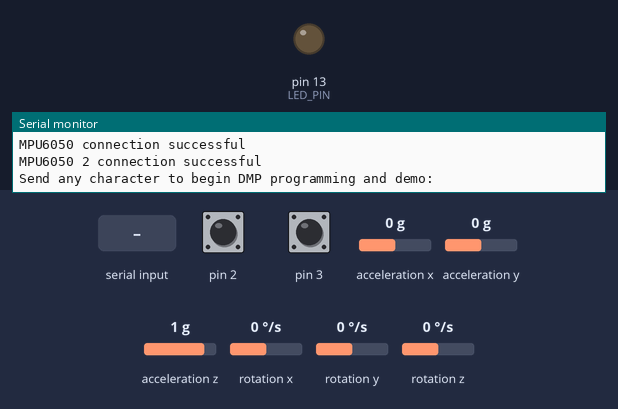
This sketch was run on a simulated Arduino Leonardo, built with avr-gcc and run on an emulated ATmega32U4. Parts: output pins drawn as LEDs (lit = HIGH), the last lines printed to the serial monitor. Dashed ring = blinking. The inputs (shaded band) are chosen by the test bench; at power-on: pin 2 HIGH, pin 3 HIGH, acceleration x 0 g, acceleration y 0 g, acceleration z 1 g, rotation x 0 °/s, rotation y 0 °/s, rotation z 0 °/s. The sensor or clock chip raises its interrupt line as the real part does.

Above: at 0.8 s.
0.9 s: "1\n" received over Serial
At 3.1 s:
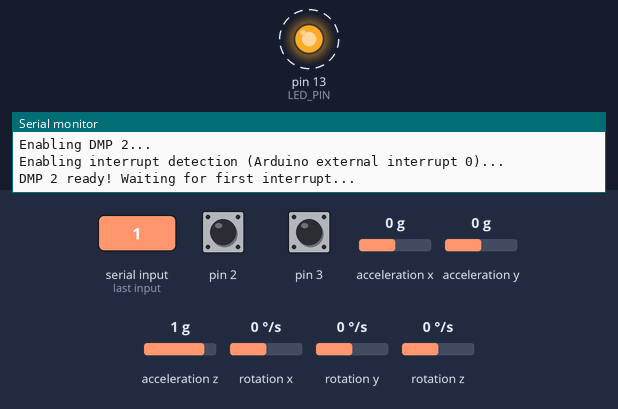
3.4 s: byte 1 (1) received over Serial
Timing chart, 0 to 60.4 s (numbered marks = the images above; inputs shaded):
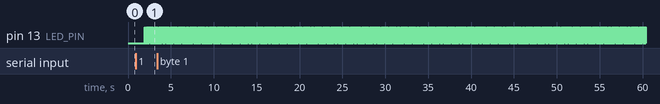

The sketch:

MPU6050_DMP6_YPRandGYRO_READONCOMMANDx2.ino
```cpp
// I2C device class (I2Cdev) demonstration Arduino sketch for MPU6050 class using DMP (MotionApps v2.0)
// 6/21/2012 by Jeff Rowberg <jeff@rowberg.net>
// Updates should (hopefully) always be available at https://github.com/jrowberg/i2cdevlib
//
// Changelog:
// 2012-06-21 - added note about Arduino 1.0.1 + Leonardo compatibility error
// 2012-06-20 - improved FIFO overflow handling and simplified read process
// 2012-06-19 - completely rearranged DMP initialization code and simplification
// 2012-06-13 - pull gyro and accel data from FIFO packet instead of reading directly
// 2012-06-09 - fix broken FIFO read sequence and change interrupt detection to RISING
// 2012-06-05 - add gravity-compensated initial reference frame acceleration output
// - add 3D math helper file to DMP6 example sketch
// - add Euler output and Yaw/Pitch/Roll output formats
// 2012-06-04 - remove accel offset clearing for better results (thanks Sungon Lee)
// 2012-06-01 - fixed gyro sensitivity to be 2000 deg/sec instead of 250
// 2012-05-30 - basic DMP initialization working

/* ============================================
 I2Cdev device library code is placed under the MIT license
 Copyright (c) 2012 Jeff Rowberg

 Permission is hereby granted, free of charge, to any person obtaining a copy
 of this software and associated documentation files (the "Software"), to deal
 in the Software without restriction, including without limitation the rights
 to use, copy, modify, merge, publish, distribute, sublicense, and/or sell
 copies of the Software, and to permit persons to whom the Software is
 furnished to do so, subject to the following conditions:

 The above copyright notice and this permission notice shall be included in
 all copies or substantial portions of the Software.

 THE SOFTWARE IS PROVIDED "AS IS", WITHOUT WARRANTY OF ANY KIND, EXPRESS OR
 IMPLIED, INCLUDING BUT NOT LIMITED TO THE WARRANTIES OF MERCHANTABILITY,
 FITNESS FOR A PARTICULAR PURPOSE AND NONINFRINGEMENT. IN NO EVENT SHALL THE
 AUTHORS OR COPYRIGHT HOLDERS BE LIABLE FOR ANY CLAIM, DAMAGES OR OTHER
 LIABILITY, WHETHER IN AN ACTION OF CONTRACT, TORT OR OTHERWISE, ARISING FROM,
 OUT OF OR IN CONNECTION WITH THE SOFTWARE OR THE USE OR OTHER DEALINGS IN
 THE SOFTWARE.
 ===============================================
 */

// Arduino Wire library is required if I2Cdev I2CDEV_ARDUINO_WIRE implementation
// is used in I2Cdev.h
#include "Wire.h"

// I2Cdev and MPU6050 must be installed as libraries, or else the .cpp/.h files
// for both classes must be in the include path of your project
#include "I2Cdev.h"

#include "MPU6050_6Axis_MotionApps20.h"
//#include "MPU6050.h" // not necessary if using MotionApps include file

// class default I2C address is 0x68
// specific I2C addresses may be passed as a parameter here
// AD0 low = 0x68 (default for SparkFun breakout and InvenSense evaluation board)
// AD0 high = 0x69
MPU6050 mpu;
MPU6050 mpu2;

/* =========================================================================
 NOTE: In addition to connection 3.3v, GND, SDA, and SCL, this sketch
 depends on the MPU-6050's INT pin being connected to the Arduino's
 external interrupt #0 pin. On the Arduino Uno and Mega 2560, this is
 digital I/O pin 2.
 * ========================================================================= */

/* =========================================================================
 NOTE: Arduino v1.0.1 with the Leonardo board generates a compile error
 when using Serial.write(buf, len). The Teapot output uses this method.
 The solution requires a modification to the Arduino USBAPI.h file, which
 is fortunately simple, but annoying. This will be fixed in the next IDE
 release. For more info, see these links:

 http://arduino.cc/forum/index.php/topic,109987.0.html
 http://code.google.com/p/arduino/issues/detail?id=958
 * ========================================================================= */


#define LED_PIN 13 // (Arduino is 13, Teensy is 11, Teensy++ is 6)
bool blinkState = false;

// MPU control/status vars
bool dmpReady = false; // set true if DMP init was successful
bool dmp2Ready = false;
uint8_t mpuIntStatus; // holds actual interrupt status byte from MPU
uint8_t mpu2IntStatus;
uint8_t devStatus; // return status after each device operation (0 = success, !0 = error)
uint8_t devStatus2;
uint16_t packetSize; // expected DMP packet size (default is 42 bytes)
uint16_t fifoCount; // count of all bytes currently in FIFO
uint16_t fifoCount2;
uint8_t fifoBuffer[64]; // FIFO storage buffer

// orientation/motion vars
VectorInt16 gyro;
VectorInt16 gyro2;
Quaternion q; // [w, x, y, z] quaternion container
Quaternion q2; // [w, x, y, z] quaternion container
VectorInt16 aa; // [x, y, z] accel sensor measurements
VectorInt16 aaReal; // [x, y, z] gravity-free accel sensor measurements
VectorInt16 aaWorld; // [x, y, z] world-frame accel sensor measurements
VectorFloat gravity; // [x, y, z] gravity vector
VectorFloat gravity2; // [x, y, z] gravity vector
float euler[3]; // [psi, theta, phi] Euler angle container
float euler2[3]; // [psi, theta, phi] Euler angle container
float ypr[3]; // [yaw, pitch, roll] yaw/pitch/roll container and gravity vector
float ypr2[3]; // [yaw, pitch, roll] yaw/pitch/roll container and gravity vector
int readTrigger=0;

// packet structure for InvenSense teapot demo
uint8_t teapotPacket[14] = {
  '$', 0x02, 0,0, 0,0, 0,0, 0,0, 0x00, 0x00, '\r', '\n' };


// ================================================================
// === INTERRUPT DETECTION ROUTINE ===
// ================================================================

volatile bool mpuInterrupt = false; // indicates whether MPU interrupt pin has gone high
volatile bool mpu2Interrupt = false; // indicates whether MPU interrupt pin has gone high
void dmpDataReady() {
  mpuInterrupt = true;
}
void dmp2DataReady() {
  mpu2Interrupt = true;
}


// ================================================================
// === INITIAL SETUP ===
// ================================================================

void setup() {
  // join I2C bus (I2Cdev library doesn't do this automatically)
  Wire.begin();

  // initialize serial communication
  // (115200 chosen because it is required for Teapot Demo output, but it's
  // really up to you depending on your project)
  Serial.begin(115200);

  // NOTE: 8MHz or slower host processors, like the Teensy @ 3.3v or Ardunio
  // Pro Mini running at 3.3v, cannot handle this baud rate reliably due to
  // the baud timing being too misaligned with processor ticks. You must use
  // 38400 or slower in these cases, or use some kind of external separate
  // crystal solution for the UART timer.

  // initialize device
  Serial.println(F("Initializing I2C devices..."));
  mpu=MPU6050(0x69);
  mpu2=MPU6050(0x68);
  mpu.initialize();
  mpu2.initialize();

  // verify connection
  Serial.println(F("Testing device connections..."));
  Serial.println(mpu.testConnection() ? F("MPU6050 connection successful") : F("MPU6050 connection failed"));
  Serial.println(mpu2.testConnection() ? F("MPU6050 2 connection successful") : F("MPU6050 2 connection failed"));
  // wait for ready
  Serial.println(F("\nSend any character to begin DMP programming and demo: "));
  while (Serial.available() && Serial.read()); // empty buffer
  while (!Serial.available()); // wait for data
  while (Serial.available() && Serial.read()); // empty buffer again

  // load and configure the DMP
  Serial.println(F("Initializing DMP..."));
  devStatus = mpu.dmpInitialize();
  devStatus2 = mpu2.dmpInitialize();
  // make sure it worked (returns 0 if so)
  if (devStatus == 0) {
    // turn on the DMP, now that it's ready
    Serial.println(F("Enabling DMP..."));
    mpu.setDMPEnabled(true);

    // enable Arduino interrupt detection
    Serial.println(F("Enabling interrupt detection (Arduino external interrupt 0)..."));
    attachInterrupt(0, dmpDataReady, RISING);
    mpuIntStatus = mpu.getIntStatus();

    // set our DMP Ready flag so the main loop() function knows it's okay to use it
    Serial.println(F("DMP ready! Waiting for first interrupt..."));
    dmpReady = true;

    // get expected DMP packet size for later comparison
    packetSize = mpu.dmpGetFIFOPacketSize();
  }
  else {
    // ERROR!
    // 1 = initial memory load failed
    // 2 = DMP configuration updates failed
    // (if it's going to break, usually the code will be 1)
    Serial.print(F("DMP Initialization failed (code "));
    Serial.print(devStatus);
    Serial.println(F(")"));
  }
  if (devStatus2 == 0) {
    // turn on the DMP, now that it's ready
    Serial.println(F("Enabling DMP 2..."));
    mpu2.setDMPEnabled(true);

    // enable Arduino interrupt detection
    Serial.println(F("Enabling interrupt detection (Arduino external interrupt 0)..."));
    attachInterrupt(1, dmp2DataReady, RISING);
    mpu2IntStatus = mpu2.getIntStatus();

    // set our DMP Ready flag so the main loop() function knows it's okay to use it
    Serial.println(F("DMP 2 ready! Waiting for first interrupt..."));
    dmp2Ready = true;


  }
  else {
    // ERROR!
    // 1 = initial memory load failed
    // 2 = DMP configuration updates failed
    // (if it's going to break, usually the code will be 1)
    Serial.print(F("DMP Initialization failed (code "));
    Serial.print(devStatus);
    Serial.println(F(")"));
  }
  // configure LED for output
  pinMode(LED_PIN, OUTPUT);
}


// ================================================================
// === MAIN PROGRAM LOOP ===
// ================================================================

void loop() {
  // if programming failed, don't try to do anything
  if (!dmpReady || !dmp2Ready) return;

  // wait for MPU interrupt or extra packet(s) available
  while (!mpuInterrupt && fifoCount < packetSize && !mpu2Interrupt && fifoCount2 < packetSize) {
    // other program behavior stuff here
    // .
    // .
    // .
    // if you are really paranoid you can frequently test in between other
    // stuff to see if mpuInterrupt is true, and if so, "break;" from the
    // while() loop to immediately process the MPU data
    // .
    // .
    // .
  }

  // reset interrupt flag and get INT_STATUS byte
  mpuInterrupt = false;
  mpu2Interrupt = false;
  mpuIntStatus = mpu.getIntStatus();
  mpu2IntStatus = mpu2.getIntStatus();

  // get current FIFO count
  fifoCount = mpu.getFIFOCount();
  fifoCount2 = mpu2.getFIFOCount();
  // check for overflow (this should never happen unless our code is too inefficient)
  if ((mpuIntStatus & 0x10) || fifoCount == 1024) {
    // reset so we can continue cleanly
    mpu.resetFIFO();
    Serial.println(F("FIFO overflow!"));

    // otherwise, check for DMP data ready interrupt (this should happen frequently)
  }
  if ((mpu2IntStatus & 0x10) || fifoCount2 == 1024) {
    // reset so we can continue cleanly
    mpu2.resetFIFO();
    Serial.println(F("FIFO 2 overflow!"));

    // otherwise, check for DMP data ready interrupt (this should happen frequently)
  }
  if (mpuIntStatus & 0x02) {
    // wait for correct available data length, should be a VERY short wait
    while (fifoCount < packetSize) fifoCount = mpu.getFIFOCount();

    // read a packet from FIFO
    mpu.getFIFOBytes(fifoBuffer, packetSize);

    // track FIFO count here in case there is > 1 packet available
    // (this lets us immediately read more without waiting for an interrupt)
    fifoCount -= packetSize;

    if(Serial.available() > 0){
      readTrigger= Serial.read();
    }
    // display quaternion values in easy matrix form: w x y z
    mpu.dmpGetQuaternion(&q, fifoBuffer);
    mpu.dmpGetGravity(&gravity, &q);
    mpu.dmpGetYawPitchRoll(ypr, &q, &gravity);
    mpu.dmpGetGyro(&gyro, fifoBuffer);
    if(readTrigger==1){
      Serial.print(ypr[0] * 180/M_PI);
      Serial.print("\t");
      Serial.print(ypr[1] * 180/M_PI);
      Serial.print("\t");
      Serial.print(ypr[2] * 180/M_PI);
      Serial.print("\t");
      Serial.print(gyro.x);
      Serial.print("\t");
      Serial.print(gyro.y);
      Serial.print("\t");
      Serial.println(gyro.z);

    }
 if (mpu2IntStatus & 0x02) {
    // wait for correct available data length, should be a VERY short wait
    while (fifoCount2 < packetSize) fifoCount2 = mpu2.getFIFOCount();

    // read a packet from FIFO
    mpu2.getFIFOBytes(fifoBuffer, packetSize);

    // track FIFO count here in case there is > 1 packet available
    // (this lets us immediately read more without waiting for an interrupt)
    fifoCount2 -= packetSize;


    // display quaternion values in easy matrix form: w x y z
    mpu2.dmpGetQuaternion(&q2, fifoBuffer);
    mpu2.dmpGetGravity(&gravity2, &q2);
    mpu2.dmpGetYawPitchRoll(ypr2, &q2, &gravity2);
    mpu2.dmpGetGyro(&gyro2, fifoBuffer);
    if(readTrigger==1){
      Serial.print(ypr2[0] * 180/M_PI);
      Serial.print("\t");
      Serial.print(ypr2[1] * 180/M_PI);
      Serial.print("\t");
      Serial.print(ypr2[2] * 180/M_PI);
      Serial.print("\t");
      Serial.print(gyro2.x);
      Serial.print("\t");
      Serial.print(gyro2.y);
      Serial.print("\t");
      Serial.println(gyro2.z);
      readTrigger=0;
    }


    // blink LED to indicate activity
    blinkState = !blinkState;
    digitalWrite(LED_PIN, blinkState);
  }
}
}
```

Measured:
- after the input at 0.9 s, pin 13 (LED_PIN): alternates HIGH for 0.02 s and LOW for 0.02 s, starting after 1.0 s
